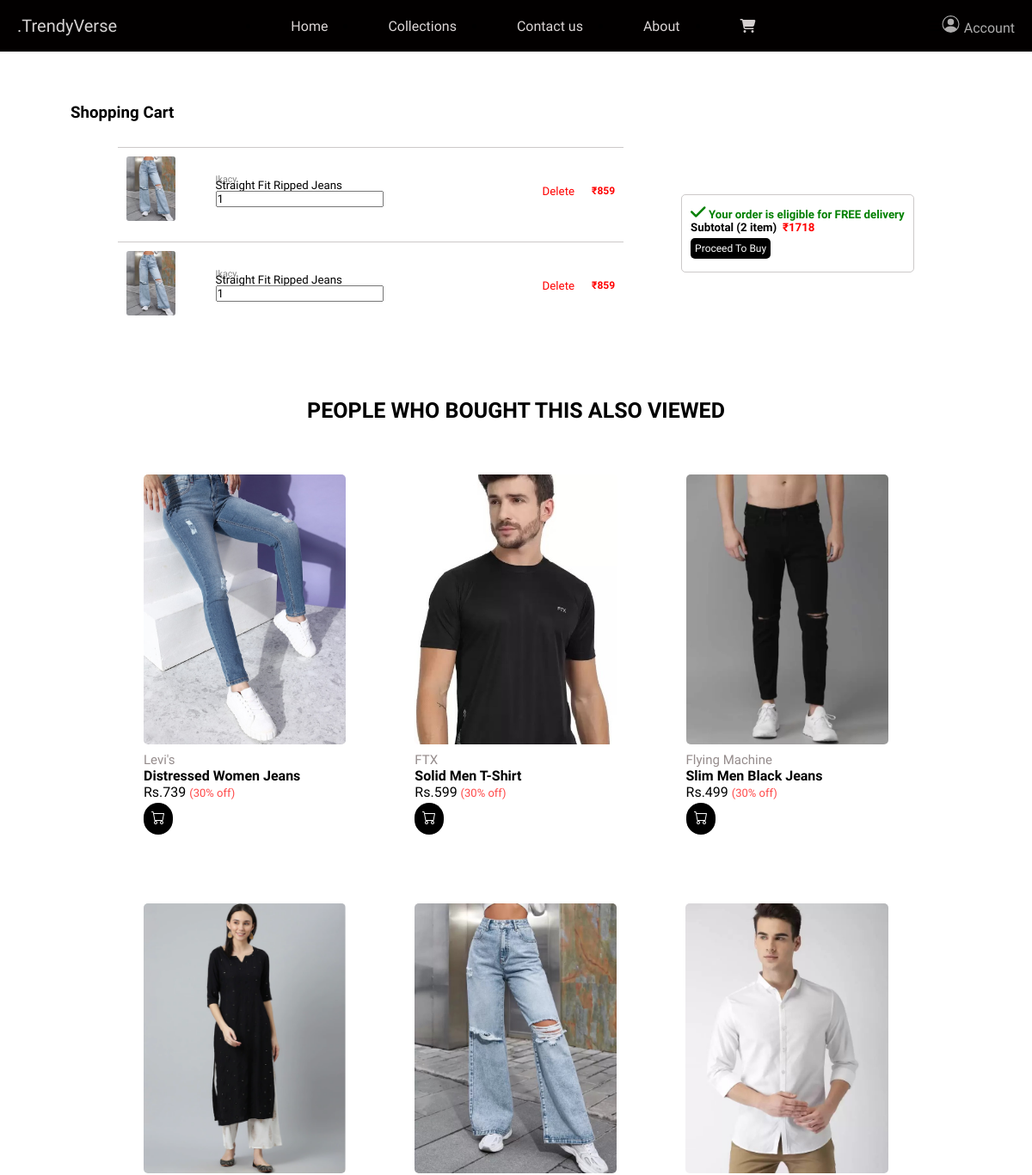
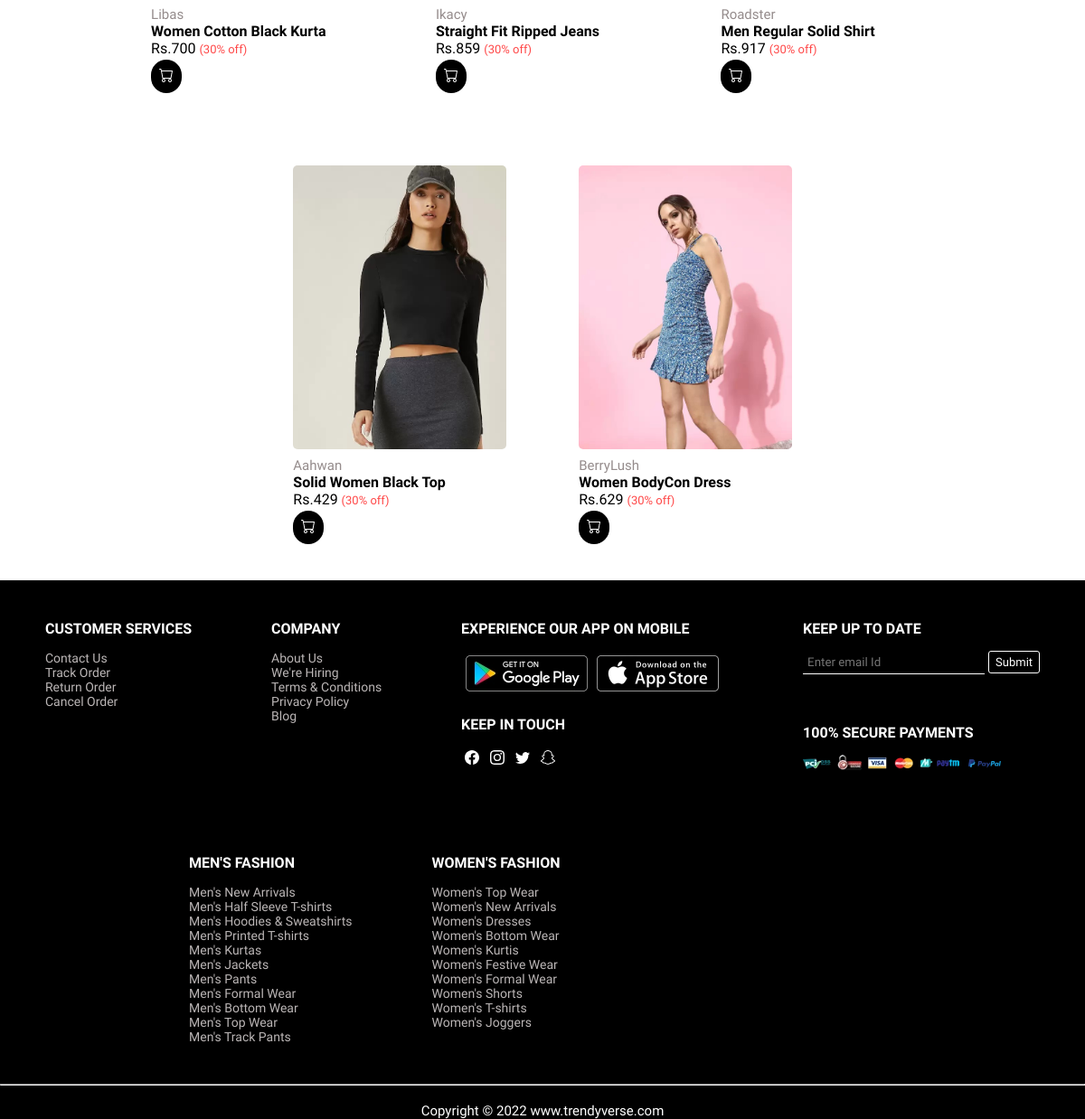
The app's page /cart.php with its own data (2 pictures, top to bottom).
### tables this page shows
CREATE TABLE `product` (
  `item_id` int(11) NOT NULL,
  `item_brand` varchar(200) NOT NULL,
  `item_name` varchar(255) NOT NULL,
  `item_price` int(10) NOT NULL,
  `item_image` varchar(255) NOT NULL,
  `item_img_small2` varchar(255) NOT NULL,
  `item_img_small3` varchar(255) NOT NULL,
  `item_img_small4` varchar(255) NOT NULL,
  `item_register` datetime DEFAULT NULL,
  `item_category` varchar(255) NOT NULL,
  `item_description` longtext NOT NULL
);

### cart.php (called while the page is built)
<?php
    include('header.php');
?>
<?php
    include('Templates/_cart.php');
?>
<?php
    include('footer.php');
?>

### Database/Product.php (called while the page is built, shortened)
<?php
class Product{
    public $db = null;
    public function __construct(DBcontroller $db)
    {
        $this->db = $db;
    }
    public function getData($table = 'product'){
       $result = $this->db->con->query("SELECT * FROM {$table}");
       $resultArray = array();
       while ($item = mysqli_fetch_array($result, MYSQLI_ASSOC)){
           $resultArray[] = $item;
       }
       return $resultArray;
    }
    public function getProduct($item_id = null, $table = 'product')
    {
        if (isset($item_id)) {
            $result = $this->db->con->query("SELECT * FROM {$table} WHERE item_id = {$item_id}");
            $resultArray = array();
            while ($item = mysqli_fetch_array($result, MYSQLI_ASSOC)) {
                $resultArray[] = $item;
            }
            return $resultArray;
        }
    }
}
?>

### Database/DBcontroller.php (called while the page is built, shortened)
<?php
class DBcontroller{
    protected $host = 'localhost';
    protected $user = 'root';
    protected $password = '';
    protected $database = "shopee";
    public function __construct()
    {
        $this->con = mysqli_connect($this->host, $this->user,$this->password, $this->database );
    }
}
?>

### functions.php (called while the page is built)
<?php
        require('Database/DBcontroller.php');
        require('Database/Product.php');
        require('Database/Cart.php');
        $db = new DBcontroller();
        $product = new Product($db);
$products_list = $product->getData();
        $Cart = new Cart($db);
        print_r($Cart->getCartId($product->getData('cart')));
?>

### Database/Cart.php (called while the page is built, shortened)
<?php
class Cart
{
    public function getSum($arr){
        if(isset($arr)){
            $sum = 0;
            foreach ($arr as $item )(
                $sum+= intval($item[0])
            );
            return sprintf("%d", $sum);
        }
    }
}

### Templates/_cart.php (the view, shortened to what this page needs)
<?php
shuffle($products_list);
?>
<section class="cart">
    <h3 class="cart-heading">Shopping Cart</h3> <br>
    <div class="container-cart">
        <div class="row">
            <div class="col-1">
                <?php
                foreach ($product->getData('cart') as $item):
                    $cart = $product->getProduct($item['item_id']);
                    $subTotal[] = array_map(function ($item){               ?>
                <div class="sub-row">
                    <div class="sub-col-1">
                        <img src="<?php echo $item['item_image'] ?? "./images/f1.jpg" ?>" alt="">
                    </div>
                    <div class="sub-col-2">
                        <h6><?php echo $item['item_brand'] ?? "brandname"; ?> </h6>
                        <h5><?php echo $item['item_name'] ?? "itemname"; ?></h5>
                        <input class="cart-qty" type="number" value="1">
                    </div>
                    <div class="sub-col-3">
                        <form method="post">
                            <input type="hidden" value="<?php echo $item['item_id'] ?? 0; ?>" name="item_id">
                            <button type="submit" name="delete-cart-submit" class="dlt-btn">Delete</button>
                        </form>
                    </div>
                    <div class="sub-col-4">
                        ₹<span><?php echo $item['item_price'] ?? "price"; ?></span>
                    </div>
                </div>
                <?php
                        return $item['item_price'];
                    }, $cart);
                    endforeach;
                    ?>
            </div>
            <div class="col-2">
                <div class="sub-row-1">
                    <h5><i class="fas fa-check"></i> Your order is eligible for FREE delivery</h5>
                </div>
                <div class="sub-row-2">
                    <h5>Subtotal (<?php echo isset($subTotal)? count($subTotal) : 0; ?> item)&nbsp; <span>₹<?php echo isset($subTotal)? $Cart->getSum($subTotal): 0 ?></span></h5>
                </div>
                <button type="submit" class="btn btn-cart2" onclick="orderPlaced()">Proceed To Buy</button>
            </div>
        </div>
    </div>
</section>
<section class="explore-more">
    <h3 id="heading"> PEOPLE WHO BOUGHT THIS ALSO VIEWED</h3>
    <div class="featureproduct">
        <?php foreach ($products_list as $item){ ?>
            <a id="product-link" href="<?php printf('%s?item_id=%s', 'sproduct.php', $item['item_id']) ?>">
                <div class="product" >
                    <div class="productimg">
                        <img src="<?php echo $item['item_image'] ?? "images/f1.jpg"; ?>" alt="">
                    </div>
                    <div class="product-text">
                        <h2><?php echo $item['item_brand']?? "Unknown"; ?></h2>
                        <h1>
                            <?php echo $item['item_name'] ?? "Unknown"; ?>
                        </h1>
                        <h3>Rs.<?php echo $item['item_price']?? "Unknown"; ?> <span>(30% off)</span></h3>
                        <form method="post">
                            <button class="btn-cart" type="submit" name="cart_submit"></button>
                        </form>
                    </div>
                </div>  </a>
        <?php }  ?>
    </div>
</section>

### header.php (shortened to what this page needs)
<!DOCTYPE html>
<html lang="en">
<head>
    <link rel="stylesheet" href="style.css">
    <link rel="stylesheet" href="responsive.css">
    <?php
        require('functions.php');
    ?>
</head>
<body>
    <header>
        <nav class="navbar show-nav">
            <div class="logo">
                <a href="index.php">.TrendyVerse</a>
            </div>
            <ul class="navul" id="items-res">
               <li> <a href="index.php">Home</a></li>
               <li  class="Collections"> <a href="">Collections </a>
                    </li>
              <li> <a href="contactus.php">Contact us</a></li>
              <li>  <a href="about.php" id="about" >About</a></li>
                <li><a href="cart.php"><i class="fa-solid fa-cart-shopping icon"></i></a></li>
            </ul>
            <i class="fa-solid fa-bars nav-menu" onclick="menuFunc()"></i>
            <div class="login">
             <a class="login1" href="login.php">
              Account</a>
            </div>
        </nav>
    </header>

### footer.php (shortened to what this page needs)
  <footer id="footer">
        <div class="main-footer">
            <div class="footer-col">
                <h4>CUSTOMER SERVICES</h4>
                <p>Contact Us</p>
                <p>Track Order</p>
                <p>Return Order</p>
                <p>Cancel Order</p>
            </div>
            <div class="footer-col">
                <h4>COMPANY</h4>
                <p>About Us</p>
                <p>We're Hiring</p>
                <p>Terms & Conditions</p>
                <p>Privacy Policy</p>
                <p>Blog</p>
            </div>
            <div class="footer-col">
                <h4>EXPERIENCE OUR APP ON MOBILE</h4>
                <div class="app-links">
                    <p><img src="images/android.jpg" alt="android"></p>
                    <p><img src="images/ios.jpg" alt="ios"></p>
                </div>
                <br>
                <h4>KEEP IN TOUCH</h4>
                <div class="social-links">
                </div>
            </div>
            <div class="footer-col">
                <h4>KEEP UP TO DATE</h4>
                <input type="email" placeholder="Enter email Id">
                <buttom class="btn-footer">Submit</buttom>
                <br>
                <div class="footer-pay">
                    <h4>100% SECURE PAYMENTS</h4>
                    <img src="images/secure-payments-image.jpg" alt="">
                </div>
            </div>
        </div>
        <div class="footer-categories">
            <div class="footer-col">
                <h4>MEN'S FASHION</h4>
                <p>Men's New Arrivals</p>
                <p>Men's Half Sleeve T-shirts</p>
                <p>Men's Hoodies & Sweatshirts</p>
                <p>Men's Printed T-shirts</p>
                <p>Men's Kurtas</p>
                <p>Men's Jackets</p>
                <p>Men's Pants</p>
                <p>Men's Formal Wear</p>
                <p>Men's Bottom Wear</p>
                <p>Men's Top Wear</p>
                <p>Men's Track Pants</p>
            </div>
            <div class="footer-col">
                <h4>WOMEN'S FASHION</h4>
                <p>Women's Top Wear</p>
                <p>Women's New Arrivals</p>
                <p>Women's Dresses</p>
                <p>Women's Bottom Wear</p>
                <p>Women's Kurtis</p>
                <p>Women's Festive Wear</p>
                <p>Women's Formal Wear</p>
                <p>Women's Shorts</p>
                <p>Women's T-shirts</p>
                <p>Women's Joggers</p>
            </div>
        </div>
        <hr>
        <br>
        <div class="footer">
            Copyright &copy; 2022 www.trendyverse.com
        </div>
    </footer>
</body>
</html>

### style.css (style rules this page uses)
* { margin: 0%; padding: 0%; font-family: 'Baloo 2', cursive; }
.navbar { display: flex; align-items: center; justify-content: space-around; height: 60px; position: fixed; top: 0; left: 0; width: 100%; z-index: 1; background-color:#020000; }
.navul { display: flex; margin: auto; }
.navul a { color: rgb(220, 214, 214); text-decoration: none; padding: 35px; }
.icon { color: rgb(211, 206, 206); }
.logo a { font-family: 'Rubik Glitch', cursive; font-size: 20px; font: 100; color: rgb(214, 211, 211); text-decoration: none; cursor: pointer; margin-left: 20px; }
.featureproduct { display: flex; margin-top: 20px; flex-wrap: wrap; justify-content: center; align-items: center; }
.product { text-decoration: none; padding: 20px; margin: 20px; transition: 0.5s ease; cursor: pointer; border-radius: 4px; }
.product img { height: 314px; border-radius: 5px; }
#product-link { text-decoration: none; }
.product-text h1 { text-decoration: none; font-weight: 600; font-size: 16px; font-family: 'Baloo 2', cursive; color: black; }
.product-text h3 { font-weight: 400; font-size: 16px; font-family: 'Baloo 2', cursive; color: black; }
.product-text h2 { text-decoration: none; font-weight: lighter; font-size: 15px; color: #958c8c; margin-top: 5px; }
.product-text h3 span { font-size: 13px; font-family: 'Baloo 2', cursive; color: rgba(255, 0, 0, 0.718); }
.btn-cart { background:#000000; border: none; border-radius: 30px; padding: 9px; color: white; font-weight: bold; margin-top: 3px; cursor: pointer; }
.btn { font-size: 17px; padding: 9px 15px; margin-bottom: 40px; background-color:#000000; color: white; border: none; border-radius: 4px; cursor: pointer; margin-top: 10px; }
footer { background-color: black; color: white; }
footer .main-footer { display: flex; justify-content: center; }
.footer-col { margin: 44px; }
.footer-col h4 { margin-bottom: 15px; }
.footer-col p { color: #bbb6b6; font-size: 14px; cursor: pointer; }
.app-links { display: flex; cursor: pointer; }
.app-links p { margin: 5px; }
.social-links svg { margin: 4px; cursor: pointer; }
.footer-pay { margin-top: 55px; }
.footer-pay img { cursor: pointer; }
.footer-col input { color: white; border: none; padding: 5px; background-color: transparent; border-bottom: 1px solid white; }
.btn-footer { background-color: transparent; border: 1px solid white; padding: 4px 7px; border-radius: 3px; font-size: 13px; cursor: pointer; }
footer .footer-categories { display: flex; justify-content: flex-start; margin-left: 165px; }
.footer { text-align: center; margin-bottom: 0; font-size: 15px; }
.login { display: flex; justify-content: center; align-items: center; margin-right: 20px; }
.login1 { text-decoration: none; color: rgb(175, 173, 173); }
#heading { font-size: 25px; text-align: center; }
.cart { margin: 82px; }
.cart-heading { font-family: 'Baloo 2', cursive; }
.row { display: flex; justify-content: center; align-items: center; }
.col-1 { margin-right: 87px; }
.sub-row { border-top: 1px solid #9d979785; padding: 10px; width: 100%; display: flex; justify-content: center; align-items: center; margin-top: 10px; }
.sub-col-1 img { height: 75px; border-radius: 3px; }
.sub-col-2 { width: 75%; padding: 20px; margin-left: 27px; }
.sub-col-2 h5 { font-family: 'Baloo 2', cursive; font-weight: 500; margin-top: -7px; margin-bottom: -2px; }
.sub-col-2 h6 { font-family: 'Baloo 2', cursive; font-weight: 500; color: gray; }
.cart-qty { cursor: pointer; font-family: 'Baloo 2', cursive; }
.sub-col-3 { margin-left: 145px; }
.dlt-btn { color: red; background-color: transparent; font-family: 'Baloo 2', cursive; border: none; cursor: pointer; }
.sub-col-4 { margin-left: 20px; color: red; font-size: 12px; text-align: right; font-weight: bold; }
.col-2 { border: 1px solid #9d979785; padding: 10px; border-radius: 5px; }
.sub-row-1 { text-align: center; color: green; }
.sub-row-1 i { font-size: 20px; font-weight: bold; }
.sub-row-1 h5 { font-family: 'Baloo 2', cursive; }
.sub-row-2 span { color: red; }
.btn-cart2 { background-color: black; color: white; padding: 5px; font-size: 12px; border-radius: 5px; margin-top: 5px; margin-bottom: 5px; cursor: pointer; }

### records on screen
product: item_image (picture), item_brand "Ikacy Ikacy", item_name "Straight Fit Ripped Jeans Straight Fit Ripped Jeans", item_price "859 859", item_brand "Ikacy", item_name "Straight Fit Ripped Jeans", item_price "859"
product: item_image (picture), item_brand "Levi's", item_name "Distressed Women Jeans", item_price "739"
product: item_image (picture), item_brand "FTX", item_name "Solid Men T-Shirt", item_price "599"
product: item_image (picture), item_brand "Flying Machine", item_name "Slim Men Black Jeans", item_price "499"
product: item_image (picture), item_brand "Libas", item_name "Women Cotton Black Kurta", item_price "700"
product: item_image (picture), item_brand "Roadster", item_name "Men Regular Solid Shirt", item_price "917"
product: item_image (picture), item_brand "Aahwan", item_name "Solid Women Black Top", item_price "429"
product: item_image (picture), item_brand "BerryLush", item_name "Women BodyCon Dress", item_price "629"

### other values on screen
count($subTotal) "2"
$Cart->getSum($subTotal) "1718"
